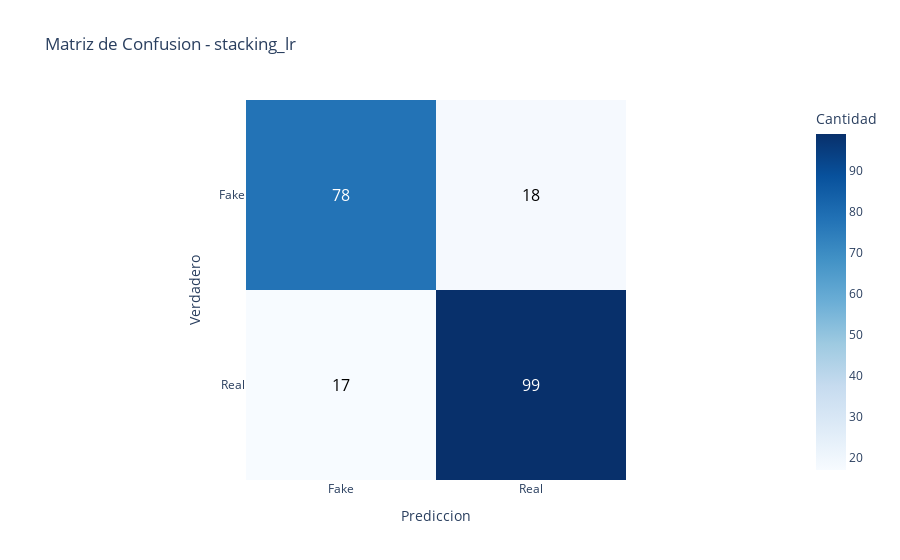

Write notebook code for a chart like this one.
### Code cell
# Visualizar la matriz de confusion del mejor ensemble
fig = px.imshow(
    cm,
    labels=dict(x="Prediccion", y="Verdadero", color="Cantidad"),
    x=['Fake', 'Real'],
    y=['Fake', 'Real'],
    color_continuous_scale='Blues',
    title=f"Matriz de Confusion - {best_ensemble_name}"
)

# Añadir texto a cada celda
for i in range(2):
    for j in range(2):
        fig.add_annotation(
            x=j, y=i,
            text=str(cm[i, j]),
            showarrow=False,
            font=dict(color="white" if cm[i, j] > cm.max()/2 else "black", size=16)
        )

fig.show()

print(f"La matriz muestra que el {best_ensemble_name} clasifica correctamente {tp + tn} de {len(y_test)} muestras.")

### Figure 1 — Plotly figure (JSON) as saved in the notebook; plotly's stock layout.template omitted (floating-point values rounded to 4 significant figures)
{"data": [{"coloraxis": "coloraxis", "hovertemplate": "Prediccion: %{x}<br>Verdadero: %{y}<br>Cantidad: %{z}<extra></extra>", "name": "0", "type": "heatmap", "x": ["Fake", "Real"], "xaxis": "x", "y": ["Fake", "Real"], "yaxis": "y", "z": [[78, 18], [17, 99]]}], "layout": {"annotations": [{"font": {"color": "white", "size": 16}, "showarrow": false, "text": "78", "x": 0, "y": 0}, {"font": {"color": "black", "size": 16}, "showarrow": false, "text": "18", "x": 1, "y": 0}, {"font": {"color": "black", "size": 16}, "showarrow": false, "text": "17", "x": 0, "y": 1}, {"font": {"color": "white", "size": 16}, "showarrow": false, "text": "99", "x": 1, "y": 1}], "coloraxis": {"colorbar": {"title": {"text": "Cantidad"}}, "colorscale": [[0, "rgb(247,251,255)"], [0.125, "rgb(222,235,247)"], [0.25, "rgb(198,219,239)"], [0.375, "rgb(158,202,225)"], [0.5, "rgb(107,174,214)"], [0.625, "rgb(66,146,198)"], [0.75, "rgb(33,113,181)"], [0.875, "rgb(8,81,156)"], [1, "rgb(8,48,107)"]]}, "title": {"text": "Matriz de Confusion - stacking_lr"}, "xaxis": {"anchor": "y", "constrain": "domain", "domain": [0, 1], "scaleanchor": "y", "title": {"text": "Prediccion"}}, "yaxis": {"anchor": "x", "autorange": "reversed", "constrain": "domain", "domain": [0, 1], "title": {"text": "Verdadero"}}}}
